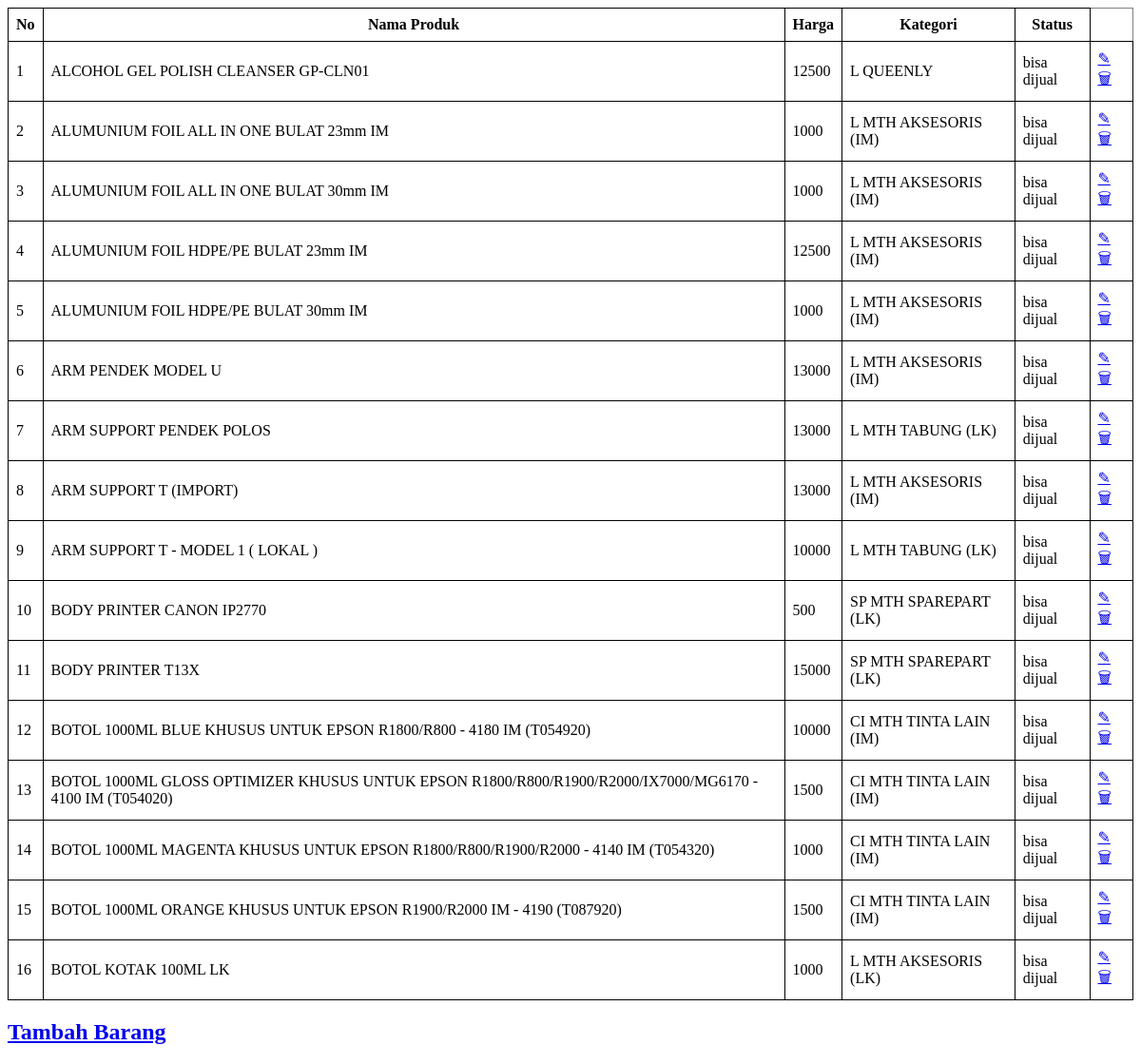
The page / on the database its author committed.
### tables this page shows
CREATE TABLE `tbproduk` (
  `id_produk` int(11) NOT NULL,
  `nama_produk` varchar(255) DEFAULT NULL,
  `kategori` varchar(255) DEFAULT NULL,
  `harga` int(11) DEFAULT NULL,
  `status` enum('bisa dijual','tidak bisa dijual') DEFAULT NULL
);

### application/controllers/Produk_Controller.php (called while the page is built, shortened)
<?php
class Produk_Controller extends CI_Controller {
    public function __construct(){
        $this->load->library('session');
    }
    public function index(){
        $this->load->model('Produk_Model');
        $data['result'] = $this->Produk_Model->getAllData();
        $this->load->view('Produk_View', $data);
    }
}
?>

### index.php (called while the page is built, shortened)
<?php
require_once BASEPATH.'core/CodeIgniter.php';

### application/models/Produk_Model.php (called while the page is built, shortened)
<?php
class Produk_Model extends CI_Model {
    public function getAllData(){
        $query = $this->db->get('tbProduk');
        return $query->result();
    }
}
?>

### application/views/Produk_View.php (the view, shortened to what this page needs)
<link rel="stylesheet" type="text/css" href="<?php echo base_url('assets/css/style.css'); ?>">
<table class="centered-table" style="border-collapse: collapse;" border="1">
    <thead>
        <tr>
            <th style="border: 1px solid black; padding: 8px;">No</th>
            <th style="border: 1px solid black; padding: 8px;">Nama Produk</th>
            <th style="border: 1px solid black; padding: 8px;">Harga</th>
            <th style="border: 1px solid black; padding: 8px;">Kategori</th>
            <th style="border: 1px solid black; padding: 8px;">Status</th>
        </tr>
    </thead>
    <tbody>
        <?php $counter = 1; ?>
        <?php foreach ($result as $row): ?>
            <?php if($row->status == 'bisa dijual'): ?>
                <tr>
                    <td style="border: 1px solid black; padding: 8px;"><?php echo $counter; ?></td>
                    <td style="border: 1px solid black; padding: 8px;"><?php echo $row->nama_produk; ?></td>
                    <td style="border: 1px solid black; padding: 8px;"><?php echo $row->harga; ?></td>
                    <td style="border: 1px solid black; padding: 8px;"><?php echo $row->kategori; ?></td>
                    <td style="border: 1px solid black; padding: 8px;"><?php echo $row->status; ?>
                    <td style="border: 1px solid black; padding: 8px;">
                        <a href="<?php echo base_url('Produk_Controller/edit/'.$row->id_produk); ?>"><span>&#9998;</span></a>
                        <a href="<?php echo base_url('Produk_Controller/hapus/'.$row->id_produk); ?>" onclick="return confirm('Apakah Anda yakin ingin menghapus produk ini?');"><span>&#128465;</span></a>
                    </td>
                </tr>
                <?php $counter++; ?>
            <?php endif; ?>
        <?php endforeach; ?>
    </tbody>
</table>
<a href="<?php echo base_url('Produk_Controller/tambah'); ?>"><h2>Tambah Barang</h2></a>

### rows shown on the page
tbproduk: nama_produk "ALCOHOL GEL POLISH CLEANSER GP-CLN01", harga "12500", kategori "L QUEENLY", status "bisa dijual"
tbproduk: nama_produk "ALUMUNIUM FOIL ALL IN ONE BULAT 23mm IM", harga "1000", kategori "L MTH AKSESORIS (IM)", status "bisa dijual"
tbproduk: nama_produk "ALUMUNIUM FOIL ALL IN ONE BULAT 30mm IM", harga "1000", kategori "L MTH AKSESORIS (IM)", status "bisa dijual"
tbproduk: nama_produk "ALUMUNIUM FOIL HDPE/PE BULAT 23mm IM", harga "12500", kategori "L MTH AKSESORIS (IM)", status "bisa dijual"
tbproduk: nama_produk "ALUMUNIUM FOIL HDPE/PE BULAT 30mm IM", harga "1000", kategori "L MTH AKSESORIS (IM)", status "bisa dijual"
tbproduk: nama_produk "ARM PENDEK MODEL U", harga "13000", kategori "L MTH AKSESORIS (IM)", status "bisa dijual"
tbproduk: nama_produk "ARM SUPPORT PENDEK POLOS", harga "13000", kategori "L MTH TABUNG (LK)", status "bisa dijual"
tbproduk: nama_produk "ARM SUPPORT T (IMPORT)", harga "13000", kategori "L MTH AKSESORIS (IM)", status "bisa dijual"
tbproduk: nama_produk "ARM SUPPORT T - MODEL 1 ( LOKAL )", harga "10000", kategori "L MTH TABUNG (LK)", status "bisa dijual"
tbproduk: nama_produk "BODY PRINTER CANON IP2770", harga "500", kategori "SP MTH SPAREPART (LK)", status "bisa dijual"
tbproduk: nama_produk "BODY PRINTER T13X", harga "15000", kategori "SP MTH SPAREPART (LK)", status "bisa dijual"
tbproduk: nama_produk "BOTOL 1000ML BLUE KHUSUS UNTUK EPSON R1800/R800 - 4180 IM (T054920)", harga "10000", kategori "CI MTH TINTA LAIN (IM)", status "bisa dijual"
tbproduk: nama_produk "BOTOL 1000ML GLOSS OPTIMIZER KHUSUS UNTUK EPSON R1800/R800/R1900/R2000/IX7000/MG6170 - 4100 IM (T054020)", harga "1500", kategori "CI MTH TINTA LAIN (IM)", status "bisa dijual"
tbproduk: nama_produk "BOTOL 1000ML MAGENTA KHUSUS UNTUK EPSON R1800/R800/R1900/R2000 - 4140 IM (T054320)", harga "1000", kategori "CI MTH TINTA LAIN (IM)", status "bisa dijual"
tbproduk: nama_produk "BOTOL 1000ML ORANGE KHUSUS UNTUK EPSON R1900/R2000 IM - 4190 (T087920)", harga "1500", kategori "CI MTH TINTA LAIN (IM)", status "bisa dijual"
tbproduk: nama_produk "BOTOL KOTAK 100ML LK", harga "1000", kategori "L MTH AKSESORIS (LK)", status "bisa dijual"
